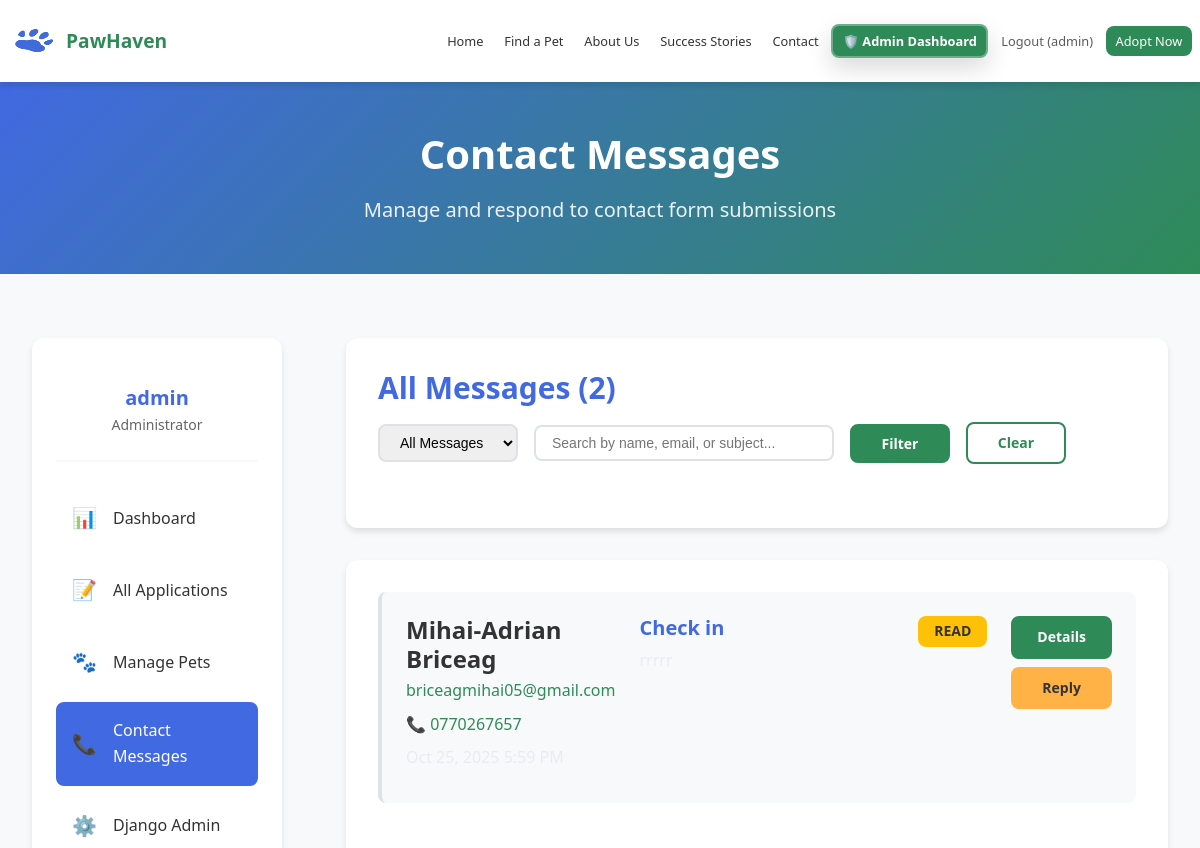
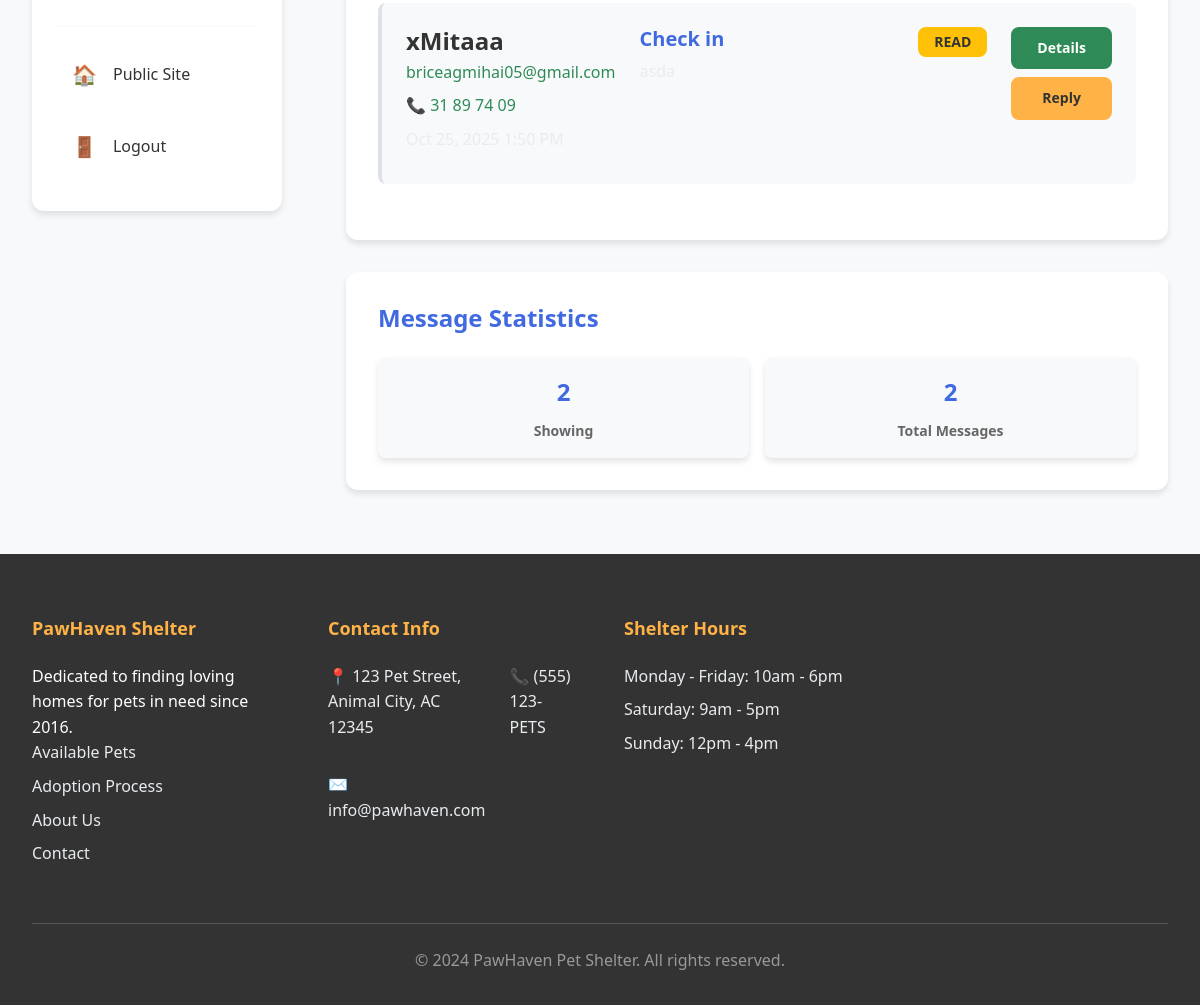
The app's page /admin-dashboard/contacts/ (signed in) with its own data (2 pictures, top to bottom).
### shelter/models.py (models this page shows, shortened)
class ContactMessage(models.Model):
    name = models.CharField(max_length=100)
    email = models.EmailField()
    phone = models.CharField(max_length=20, blank=True)
    subject = models.CharField(max_length=200)
    message = models.TextField()
    is_read = models.BooleanField(default=False)
    is_responded = models.BooleanField(default=False)
    created_at = models.DateTimeField(auto_now_add=True)
    class Meta:
        ordering = ['-created_at']
        verbose_name = 'Contact Message'
        verbose_name_plural = 'Contact Messages'

### shelter/views/admin_views.py (the view)
# urls.py: path('admin-dashboard/contacts/', views.admin_contacts, name='admin_contacts'),
@login_required
@user_passes_test(is_admin_user)
def admin_contacts(request):
    contacts = ContactMessage.objects.all().order_by('-created_at')
    read_filter = request.GET.get('read')
    if read_filter == 'unread':
        contacts = contacts.filter(is_read=False)
    elif read_filter == 'read':
        contacts = contacts.filter(is_read=True)
    search_query = request.GET.get('search')
    if search_query:
        contacts = contacts.filter(
            Q(name__icontains=search_query) |
            Q(email__icontains=search_query) |
            Q(subject__icontains=search_query)
        )
    paginator = Paginator(contacts, 10)
    page_number = request.GET.get('page')
    page_obj = paginator.get_page(page_number)
    context = {
        'contacts': page_obj,
        'total_contacts': contacts.count(),
        'is_paginated': page_obj.has_other_pages(),
        'page_obj': page_obj,
    }
    return render(request, 'shelter/admin/admin_contacts.html', context)

### shelter/templates/shelter/admin/admin_contacts.html (shortened to what this page needs)
{% extends 'shelter/base.html' %}
{% load static %}
{% block content %}
<section class="admin-hero">
    <div class="container">
        <h1>Contact Messages</h1>
        <p class="lead">Manage and respond to contact form submissions</p>
    </div>
</section>
<section class="admin-content">
    <div class="container">
        <div class="admin-layout">
            <aside class="admin-sidebar">
                <nav class="admin-nav">
                    <div class="admin-profile-header">
                        <h4>{{ user.first_name|default:user.username }}</h4>
                        <p class="admin-role">Administrator</p>
                    </div>
                    <a href="{% url 'admin_dashboard' %}" class="nav-item">
                        <span class="nav-icon">📊</span>
                        Dashboard
                    </a>
                    <a href="{% url 'admin_applications' %}" class="nav-item">
                        <span class="nav-icon">📝</span>
                        All Applications
                    </a>
                    <a href="{% url 'admin_pets' %}" class="nav-item">
                        <span class="nav-icon">🐾</span>
                        Manage Pets
                    </a>
                    <a href="{% url 'admin_contacts' %}" class="nav-item active">
                        <span class="nav-icon">📞</span>
                        Contact Messages
                    </a>
                    <a href="/admin/" class="nav-item">
                        <span class="nav-icon">⚙️</span>
                        Django Admin
                    </a>
                    <div class="nav-divider"></div>
                    <a href="{% url 'pets' %}" class="nav-item">
                        <span class="nav-icon">🏠</span>
                        Public Site
                    </a>
                    <a href="{% url 'logout' %}" class="nav-item">
                        <span class="nav-icon">🚪</span>
                        Logout
                    </a>
                </nav>
            </aside>
            <div class="admin-main">
                <div class="filters-section">
                    <div class="section-header">
                        <h2>All Messages ({{ total_contacts }})</h2>
                        <div class="filter-controls">
                            <form method="get" class="filter-form">
                                <select name="read" onchange="this.form.submit()">
                                    <option value="">All Messages</option>
                                </select>
                                <input type="text" name="search" placeholder="Search by name, email, or subject..."
                                       value="{{ request.GET.search }}" class="search-input">
                                <button type="submit" class="btn btn-small btn-primary">Filter</button>
                                <a href="{% url 'admin_contacts' %}" class="btn btn-small btn-outline">Clear</a>
                            </form>
                        </div>
                    </div>
                </div>
                <div class="contacts-section">
                    {% if contacts %}
                    <div class="contacts-table">
                        {% for contact in contacts %}
                        <div class="contact-row {% if not contact.is_read %}unread{% endif %}">
                            <div class="contact-info">
                                <div class="sender-info">
                                    <h3>{{ contact.name }}</h3>
                                    <p class="contact-email">
                                        <a href="mailto:{{ contact.email }}">{{ contact.email }}</a>
                                    </p>
                                    {% if contact.phone %}
                                    <p class="contact-phone">
                                        <a href="tel:{{ contact.phone }}">📞 {{ contact.phone }}</a>
                                    </p>
                                    {% endif %}
                                    <p class="contact-date">{{ contact.created_at|date:"M d, Y g:i A" }}</p>
                                </div>
                                <div class="message-preview">
                                    <h4>{{ contact.subject }}</h4>
                                    <p class="message-text">{{ contact.message|truncatewords:20 }}</p>
                                </div>
                            </div>
                            <div class="contact-status">
                                {% if not contact.is_read %}
                                <span class="status-badge status-new">New</span>
                                {% elif not contact.is_responded %}
                                <span class="status-badge status-read">Read</span>
                                {% else %}
                                <span class="status-badge status-responded">Responded</span>
                                {% endif %}
                            </div>
                            <div class="contact-actions">
                                <a href="{% url 'admin_contact_detail' contact.id %}" class="btn btn-small btn-primary">
                                    {% if not contact.is_read %}View{% else %}Details{% endif %}
                                </a>
                                <a href="mailto:{{ contact.email }}?subject=Re: {{ contact.subject }}" class="btn btn-small btn-secondary">Reply</a>
                            </div>
                        </div>
                        {% endfor %}
                    </div>
                    {% else %}
                    <div class="no-contacts">
                        <h3>No messages found</h3>
                        <p>No contact messages match your current filters.</p>
                    </div>
                    {% endif %}
                </div>
                <div class="contacts-stats">
                    <h3>Message Statistics</h3>
                    <div class="stats-grid">
                        <div class="stat-item">
                            <div class="stat-number">{{ contacts|length }}</div>
                            <div class="stat-label">Showing</div>
                        </div>
                        <div class="stat-item">
                            <div class="stat-number">{{ total_contacts }}</div>
                            <div class="stat-label">Total Messages</div>
                        </div>
                    </div>
                </div>
            </div>
        </div>
    </div>
</section>
{% endblock %}

### shelter/templates/shelter/base.html (shortened to what this page needs)
{% load static %}
<!DOCTYPE html>
<html lang="en">
<head>
    <link rel="stylesheet" href="{% static 'shelter/css/main.css' %}">
</head>
<body>
    <header class="main-header">
        <nav class="navbar">
            <div class="nav-container">
                <div class="nav-logo">
                    <img src="{% static 'shelter/images/icons/logo.png' %}" alt="PawHaven Logo">
                    <span class="logo-text">PawHaven</span>
                </div>
                <ul class="nav-menu">
                    <li><a href="{% url 'home' %}" class="nav-link {% if request.resolver_match.url_name == 'home' %}active{% endif %}">Home</a></li>
                    <li><a href="{% url 'pets' %}" class="nav-link {% if request.resolver_match.url_name == 'pets' %}active{% endif %}">Find a Pet</a></li>
                    <li><a href="{% url 'about' %}" class="nav-link {% if request.resolver_match.url_name == 'about' %}active{% endif %}">About Us</a></li>
                    <li><a href="{% url 'success_stories' %}" class="nav-link {% if request.resolver_match.url_name == 'success_stories' %}active{% endif %}">Success Stories</a></li>
                    <li><a href="{% url 'contact' %}" class="nav-link {% if request.resolver_match.url_name == 'contact' %}active{% endif %}">Contact</a></li>
                    {% if user.is_authenticated %}
                        {% if user.is_staff or user.is_superuser %}
                        <li><a href="{% url 'admin_dashboard' %}" class="nav-link admin-nav-link {% if 'admin_dashboard' in request.resolver_match.url_name or 'admin_applications' in request.resolver_match.url_name or 'admin_pets' in request.resolver_match.url_name or 'admin_contacts' in request.resolver_match.url_name %}active{% endif %}">
                            🛡️ Admin Dashboard
                        </a></li>
                        {% else %}
                        <li><a href="{% url 'account' %}" class="nav-link {% if request.resolver_match.url_name == 'account' or request.resolver_match.url_name == 'user_applications' %}active{% endif %}">My Account</a></li>
                        {% endif %}
                        <li><a href="{% url 'logout' %}" class="nav-link logout-link">Logout ({{ user.username }})</a></li>
                    {% else %}
                        <li><a href="{% url 'site_login' %}" class="nav-link {% if request.resolver_match.url_name == 'site_login' %}active{% endif %}">Login</a></li>
                        <li><a href="{% url 'register' %}" class="nav-link {% if request.resolver_match.url_name == 'register' %}active{% endif %}">Register</a></li>
                    {% endif %}
                    <li><a href="{% url 'adoption_gate' %}" class="nav-link btn-adopt">Adopt Now</a></li>
                </ul>
            </div>
        </nav>
    </header>
    <main class="main-content">
        {% block content %}
        {% endblock %}
    </main>
    <footer class="main-footer">
        <div class="container">
            <div class="footer-content">
                <div class="footer-section">
                    <h4>PawHaven Shelter</h4>
                    <p>Dedicated to finding loving homes for pets in need since 2016.</p>
                    <ul>
                        <li><a href="{% url 'pets' %}">Available Pets</a></li>
                        <li><a href="{% url 'adoption_process' %}">Adoption Process</a></li>
                        <li><a href="{% url 'about' %}">About Us</a></li>
                        <li><a href="{% url 'contact' %}">Contact</a></li>
                    </ul>
                </div>
                <div class="footer-section">
                    <h4>Contact Info</h4>
                    <div class="contact-info">
                        <p>📍 123 Pet Street, Animal City, AC 12345</p>
                        <p>📞 (555) 123-PETS</p>
                        <p>✉️ info@pawhaven.com</p>
                    </div>
                </div>
                <div class="footer-section">
                    <h4>Shelter Hours</h4>
                    <div class="hours">
                        <p>Monday - Friday: 10am - 6pm</p>
                        <p>Saturday: 9am - 5pm</p>
                        <p>Sunday: 12pm - 4pm</p>
                    </div>
                </div>
            </div>
            <div class="footer-bottom">
                <p>&copy; 2024 PawHaven Pet Shelter. All rights reserved.</p>
            </div>
        </div>
    </footer>
</body>
</html>

### records on screen
ContactMessage: name "Mihai-Adrian Briceag", email "briceagmihai05@gmail.com", phone "0770267657", subject "Check in", is_read "READ"
ContactMessage: name "xMitaaa", email "briceagmihai05@gmail.com", phone "31 89 74 09", subject "Check in", is_read "READ"

### other values on screen
{{ user.username }} "admin"
{{ user.first_name|default:user.username }} "admin"
{{ total_contacts }} "2"
{{ contacts|length }} "2"
